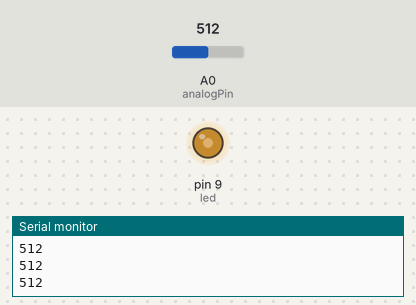
Bench run of a sketch on a simulated Arduino Uno, built with avr-gcc and run on an emulated ATmega328P. Shown: output pins drawn as LEDs (lit = HIGH), the last lines printed to the serial monitor. Inputs (shaded band) come from the test bench; at power-on: A0 (analogPin) = 512.

Above: at 1.2 s.
1.3 s: A0 (analogPin) set to 716
At 2.5 s:
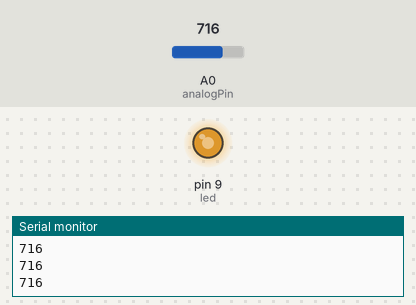
2.8 s: A0 (analogPin) set to 900
At 4.0 s:
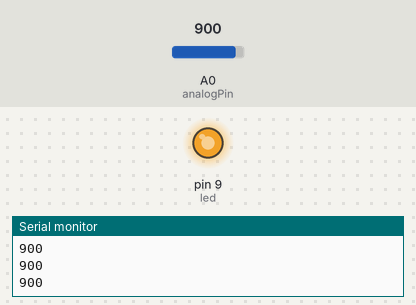
4.3 s: A0 (analogPin) set to 122
At 5.1 s:
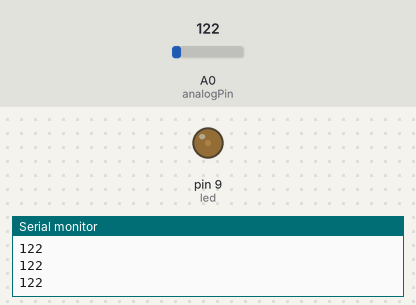
5.8 s: A0 (analogPin) set to 0
At 6.2 s:
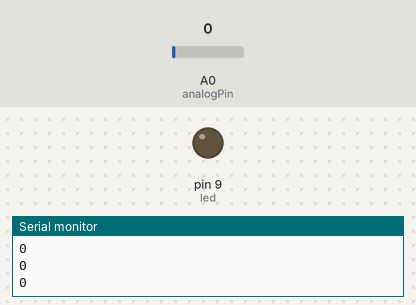
Timing chart, 0 to 8.3 s (numbered marks = the images above; inputs shaded):
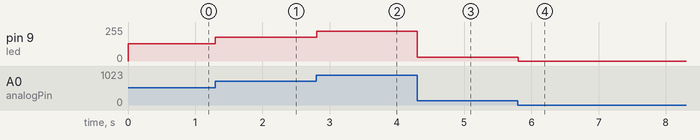

Measured:
- after the input at 1.3 s, pin 9 (led): 128/255 → 179/255 at once
- after the input at 2.8 s, pin 9 (led): 179/255 → 225/255 at once
- after the input at 4.3 s, pin 9 (led): 225/255 → 30/255 at once
- after the input at 5.8 s, pin 9 (led): 30/255 → 0/255 at once

The sketch:

led_with_potentiometer.ino
```cpp
int led = 9;
byte analogPin = A0;

void setup() {
  // put your setup code here, to run once:
  Serial.begin(9600);
  pinMode(led, OUTPUT);
}

void loop() {
  // max potentiometer value is 1023
  // max analogWrite for led is 255
  // so we jut have to divide analog read with 4
  analogWrite(led, analogRead(analogPin) / 4);
  Serial.println(analogRead(analogPin));
  delay(10);
}
```
